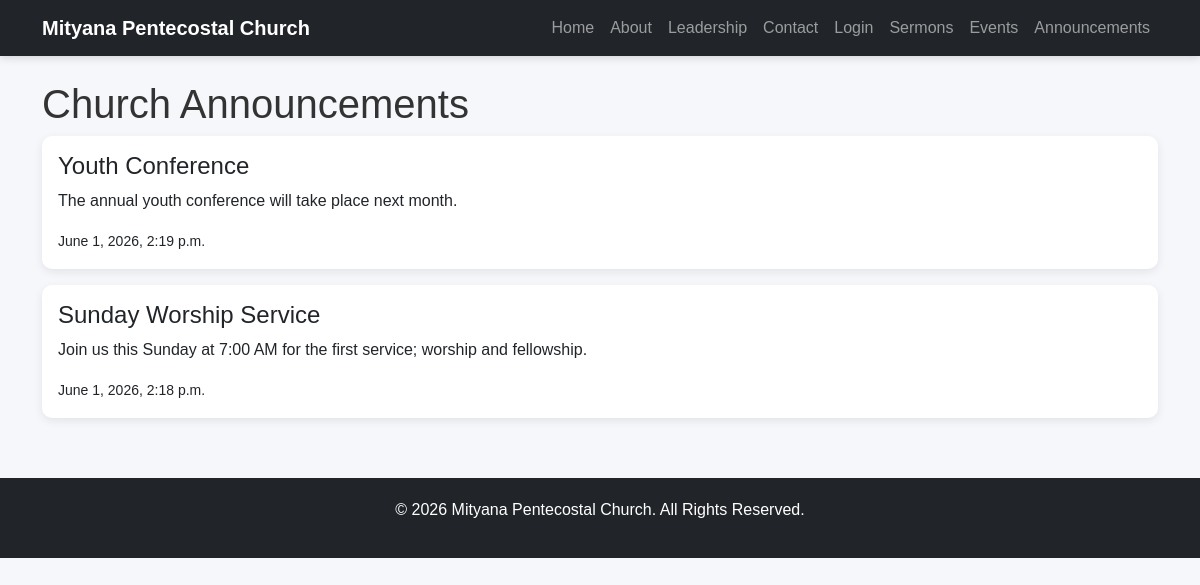
/announcements/, run on an earlier commit of the app's database.
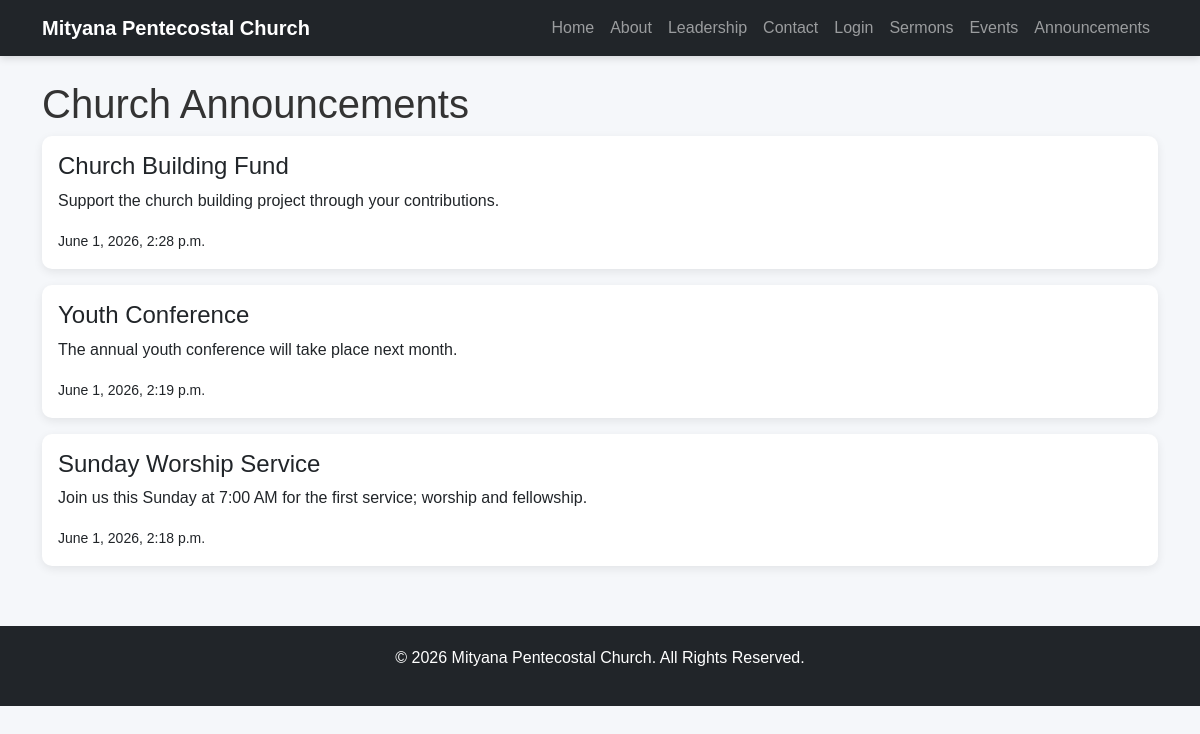
And on a later commit of the database.
### announcements/models.py (models this page shows, shortened)
class Announcement(models.Model):
    title = models.CharField(max_length=200)
    content = models.TextField()
    created_at = models.DateTimeField(auto_now_add=True)
    is_active = models.BooleanField(default=True)
    class Meta:
        ordering = ['-created_at']

### core/views.py (the view)
# urls.py: path('announcements/', announcement_list, name='announcements'),
def announcement_list(request):
    announcements = Announcement.objects.filter(
        is_active=True
    )
    return render(
        request,
        'announcements.html',
        {
            'announcements': announcements
        }
    )

### templates/announcements.html
{% extends 'base.html' %}
{% block content %}
<h1>Church Announcements</h1>
{% for announcement in announcements %}
<div class="card mb-3">
    <div class="card-body">
        <h4>{{ announcement.title }}</h4>
        <p>
            {{ announcement.content }}
        </p>
        <small>
            {{ announcement.created_at }}
        </small>
    </div>
</div>
{% empty %}
<p>No announcements available.</p>
{% endfor %}
{% endblock %}

What changed in the data, as far as the page shows it:
added Announcement: title "Church Building Fund", content "Support the church building project through your contributions.", created_at "June 1, 2026, 2:28 p.m."
